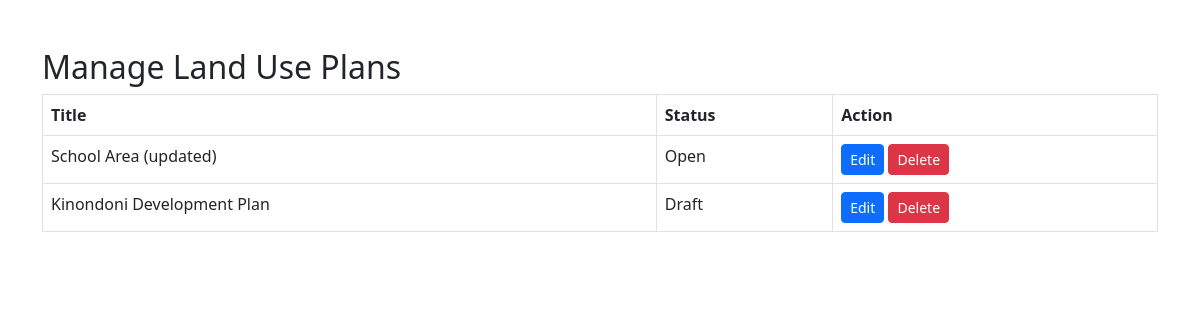
Page /manage-plans/ (signed in) on the committed database.
### core/models.py (models this page shows, shortened)
class LandUsePlan(models.Model):
    title = models.CharField(max_length=200)
    description = models.TextField()
    location = models.CharField(max_length=200)
    image = models.ImageField(
        upload_to='plans/',
        null=True,
        blank=True
    )
    latitude = models.FloatField(
        null=True,
        blank=True
    )
    longitude = models.FloatField(
        null=True,
        blank=True
    )
    STATUS_CHOICES = [
        ('Draft', 'Draft'),
        ('Open', 'Open'),
        ('Closed', 'Closed'),
    ]
    status = models.CharField(
        max_length=10,
        choices=STATUS_CHOICES,
        default='Draft'
    )

### core/views.py (the view)
# urls.py: path('manage-plans/', manage_plans),
@login_required
def manage_plans(request):
    if not (
        request.user.is_superuser
        or request.user.groups.filter(
            name='PlanningOfficer'
        ).exists()
    ):
        return redirect('/')
    plans = LandUsePlan.objects.all()
    return render(
        request,
        'manage_plans.html',
        {
            'plans': plans
        }
    )

### core/templates/manage_plans.html (shortened to what this page needs)
<!DOCTYPE html>
<html>
<head>
    <link href="https://cdn.jsdelivr.net/npm/bootstrap@5.3.0/dist/css/bootstrap.min.css" rel="stylesheet">
</head>
<body>
<div class="container mt-5">
    <h2>Manage Land Use Plans</h2>
    <table class="table table-bordered">
        <thead>
            <tr>
                <th>Title</th>
                <th>Status</th>
                <th>Action</th>
            </tr>
        </thead>
        <tbody>
        {% for plan in plans %}
            <tr>
                <td>{{ plan.title }}</td>
                <td>{{ plan.status }}</td>
                <td>
                    <a href="/edit-plan/{{ plan.id }}/"
                        class="btn btn-primary btn-sm">
                        Edit
                    </a>
                    <a href="/delete-plan/{{ plan.id }}/"
                        class="btn btn-danger btn-sm"
                        onclick="return confirm('Are you sure you want to delete this plan?')">
                        Delete
                    </a>
                </td>
            </tr>
        {% endfor %}
        </tbody>
    </table>
</div>
</body>
</html>

### rows in the picture
LandUsePlan: title "School Area (updated)", status "Open"
LandUsePlan: title "Kinondoni Development Plan", status "Draft"
